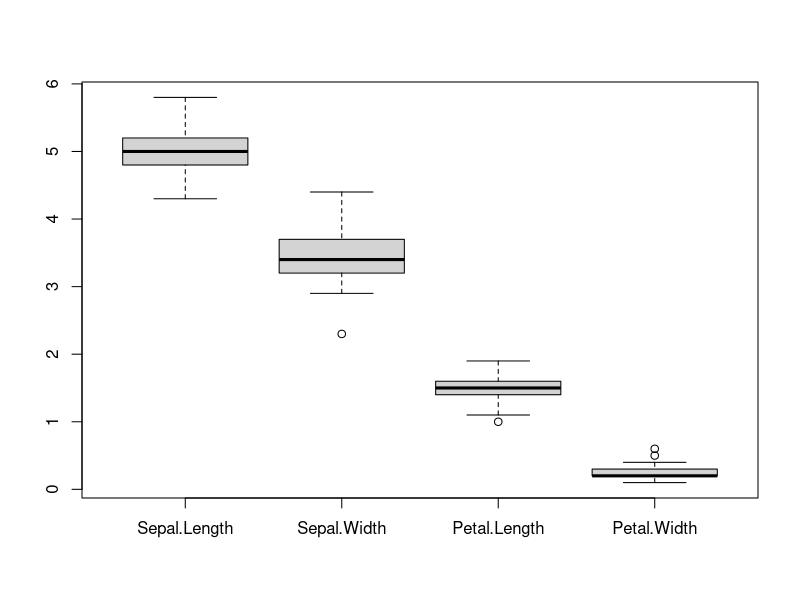
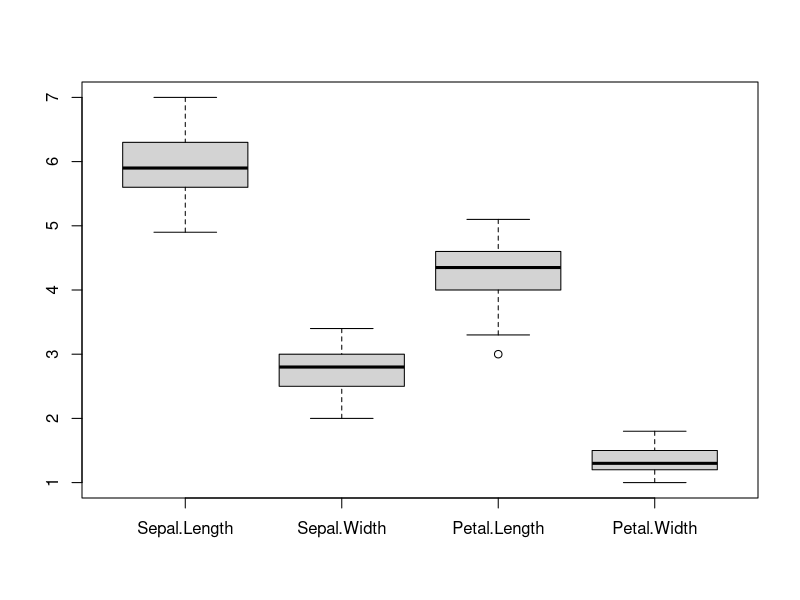
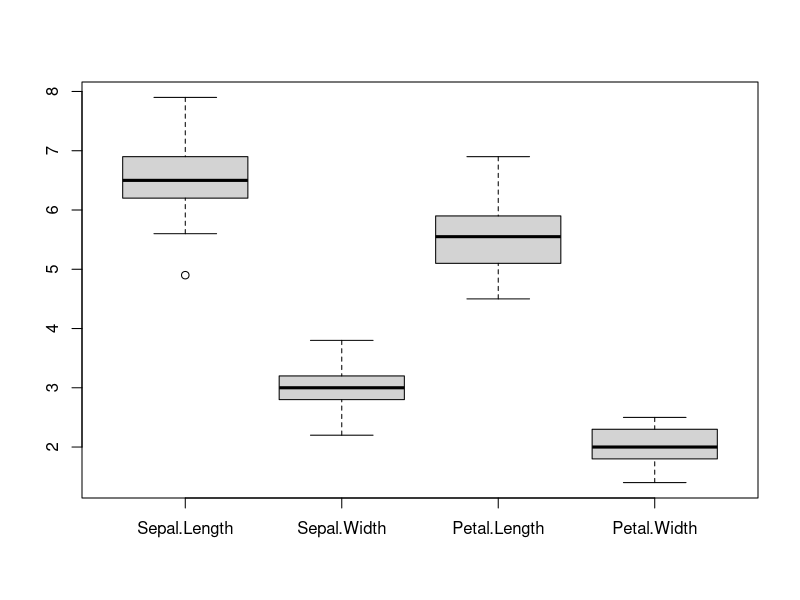
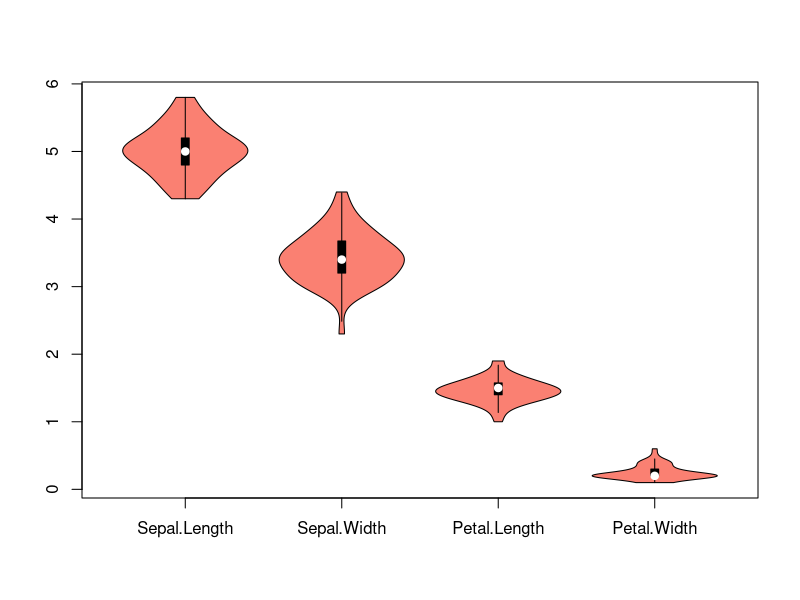
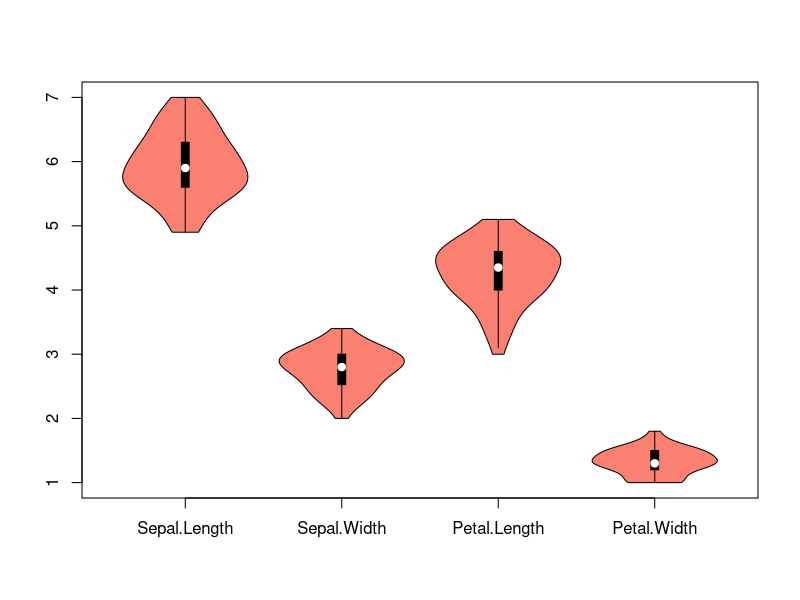
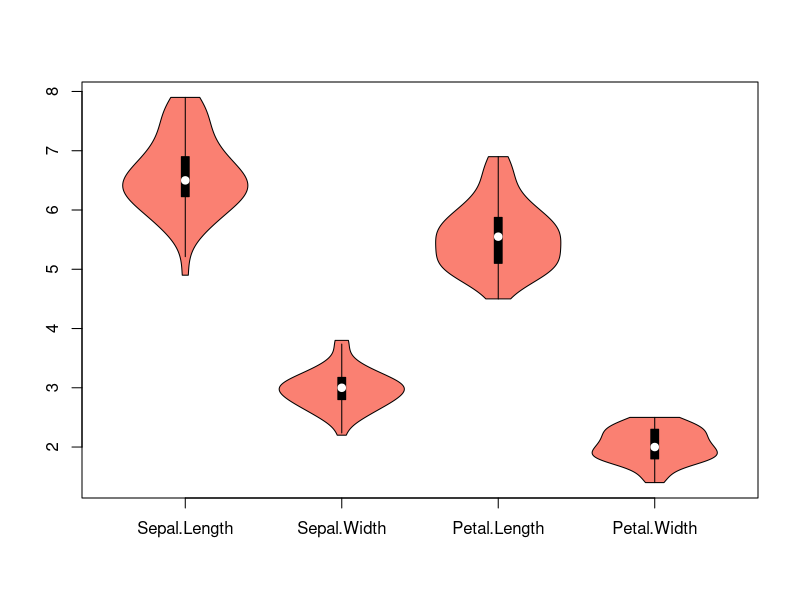
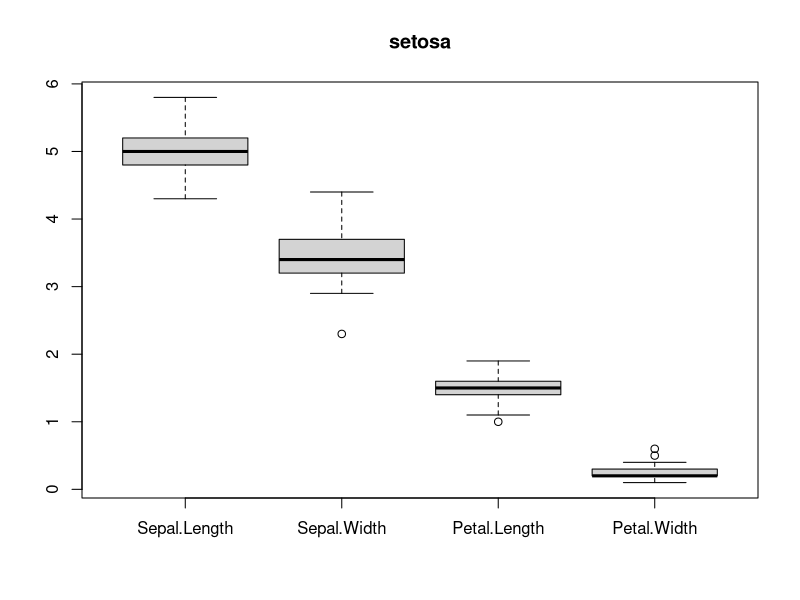
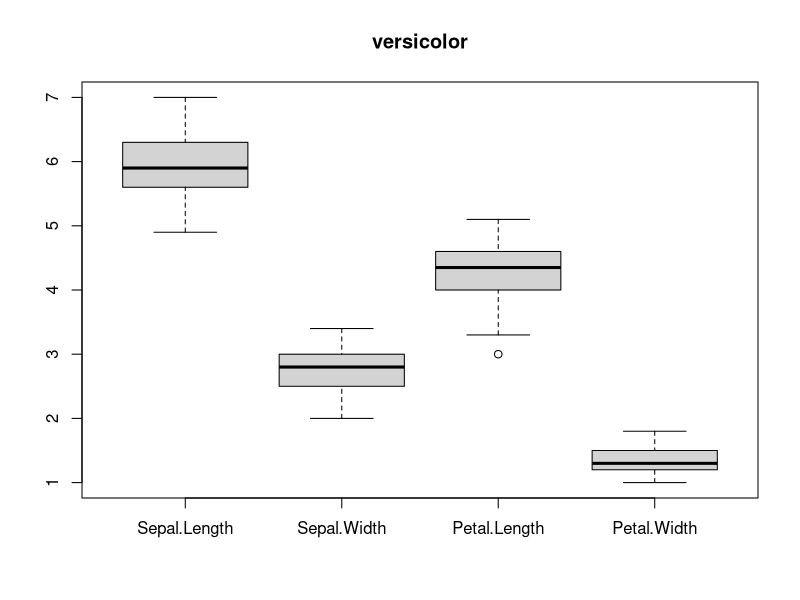

These figures' R source, in order:
## ---- chunk 1
minhaMat<- matrix(c(6,112,5,545,34,113, 9, 546,923, 114, 34,
  547,5 ,115 ,76 ,548 ,0 ,116 ,2 ,549), byrow=T,ncol=4)
## ---- chunk 2
rowMeans(minhaMat)
#alternativamente:
#apply(minhaMat,1,mean)
## ---- chunk 3
colMeans(minhaMat)
#alternativamente:
#apply(minhaMat,2,mean)
## ---- chunk 4
minhaMat <- apply(minhaMat, 2,sort)
## ---- chunk 5
apply(minhaMat,c(1,2),"%%",10)
## ---- chunk 6
#lapply
(l<-lapply(mtcars,min))

#sapply
(s<-sapply(mtcars,min))

#mapply
(m<-mapply(mtcars,FUN=min))

## ---- chunk 7
lista.objetos <- list(l=l,s=s,m=m)
## ---- chunk 8
classes <- sapply(lista.objetos, FUN=class)
## ---- chunk 9
classes
## ---- chunk 10
f<- numeric(0)
## Tempo de execução com família apply:
inicio <- Sys.time()
a<-apply(mtcars,2,min)
class(a)
tempo.apply<-Sys.time() - inicio
## Tempo de execução com estruturas de controle:
inicio <- Sys.time()
for(i in 1:11){
  f<-append(f,min(mtcars[,i]))
}
class(f)
(Sys.time() - inicio) - tempo.apply

## ---- chunk 11
inicio<- Sys.time()
mapply(x=c(10:1),y=c("A","F"),FUN=function(x,y){
  list(rep(y,x))
})
tempo.apply <- Sys.time() - inicio
## ---- chunk 12
x=c(10:1)
names(x)<- 10:1
y=c("A","F")
mapply(x,y,FUN=function(x,y){
  list(rep(y,x))
},USE.NAMES = T)
## ---- chunk 13
#estrutura de controle
lista <- list()
inicio <- Sys.time()
for(i in 10:1){
  if(i%%2==0)
    lista[[i]] <- rep("F",times=i)
  else
    lista[[i]] <- rep("A",times=i)
}
lista
(Sys.time() - inicio) - tempo.apply
## ---- chunk 14
inicio <- Sys.time()
apply(Titanic,2,sum)
tempo.apply <- Sys.time() - inicio
## ---- chunk 15
inicio <- Sys.time()
apply(Titanic,c(2,4),sum)
tempo.apply <- tempo.apply + (Sys.time() - inicio)
## ---- chunk 16
inicio <- Sys.time()
apply(Titanic,c(2,3),sum)
tempo.apply <- tempo.apply + (Sys.time() - inicio)
## ---- chunk 17
inicio <- Sys.time()
t<-numeric(2)
names(t)<- c("Male","Female")
for(sx in 1:2) t[sx]<- sum(Titanic[1:4,sx,1:2,1:2])
t

t<-matrix(nrow=2,ncol=2)
colnames(t)<- c("No","Yes")
rownames(t)<- c("Male","Female")
for(sx in 1:2){
  for(v in 1:2)
    t[sx,v]<- sum(Titanic[1:4,sx,1:2,v])
}
t

t<-matrix(nrow=2,ncol=2)
colnames(t)<- c("Child","Adult")
rownames(t)<- c("Male","Female")
for(sx in 1:2){
  for(i in 1:2)
    t[sx,i]<- sum(Titanic[1:4,sx,i,1:2])
}
t
(Sys.time() - inicio) - tempo.apply
## ---- chunk 18
primeira <- matrix(38:66, 3)
segunda <- matrix(56:91, 3)
terceira <- matrix(82:145, 3)
quarta <- matrix(46:93, 5)
lista.obj<-list(primeira, segunda, terceira, 
quarta)
## ---- chunk 19
inicio <- Sys.time()
lapply(lista.obj,FUN= function(x) x[,2] )
tempo.apply<-Sys.time() - inicio
## ---- chunk 20
inicio <- Sys.time()
lapply(lista.obj, FUN= function(x) x[3,])
tempo.apply<- tempo.apply + (Sys.time() - inicio)
## ---- chunk 21
inicio <- Sys.time()
for(i in 1:4){
  print(lista.obj[[i]][,2])
}
for(i in 1:4){
  print(lista.obj[[i]][3,])
}
(Sys.time() - inicio)-tempo.apply
## ---- chunk 22
rm(a)
## ---- chunk 23
inicio <- Sys.time()
a <- by(iris[-5], iris$Species, FUN=boxplot)
tempo.apply <- Sys.time() - inicio
#esse a recebendo o by esconde as caracteristicas do boxplot que,
#por algum motivo, ele imprime quando se usa o by
## ---- chunk 24
library(vioplot)
## ---- chunk 25
inicio <- Sys.time()
a<-by(iris[-5], INDICES=iris$Species, FUN=vioplot,col="salmon",)
tempo.apply <- tempo.apply + (Sys.time() - inicio)
## ---- chunk 26
inicio <- Sys.time()
#boxplot
for(i in unique(iris$Species)){
  boxplot(iris[iris$Species==i,-5], main=i)
}
#violin plot
for(i in unique(iris$Species)){
  vioplot(iris[iris$Species==i,-5], main=i, col="salmon")
}
(Sys.time() - inicio) - tempo.apply
## ---- chunk 27
inicio <- Sys.time()
nn<-!sapply(iris,FUN=is.numeric)
tempo.apply <- (Sys.time() - inicio)
## ---- chunk 28
levels(iris[,nn])
## ---- chunk 29
unique(iris[,nn])
## ---- chunk 30
inicio <- Sys.time()
for(i in 1:5){
  nn[i]<- !is.numeric(iris[,i])
}
(Sys.time() - inicio)-tempo.apply
## ---- chunk 31
data(diamonds, package="ggplot2")
## ---- chunk 32
inicio <- Sys.time()
!sapply(diamonds,FUN=is.numeric)
tempo.apply <- Sys.time() - inicio
## ---- chunk 33
inicio <- Sys.time()
sapply(diamonds[10000:11000,c(8,9,10)],mean)
tempo.apply <- (Sys.time() - inicio) + tempo.apply
## ---- chunk 34
medias <- round(sapply(diamonds[10000:11000,c(8,9,10)],mean),1)
## ---- chunk 35
sort(medias)
## ---- chunk 36

nn<- logical(0)
inicio <- Sys.time()
#variaveis nao numericas
for(i in 1:10){
  nn<-append(nn,!is.numeric(diamonds[,i]))
}
names(diamonds[,nn])
#medias de x y e z nas linhas 10 mil a 1,1 mil
for(i in 8:10){
  print(mean(diamonds[10000:11000,i]))
}
(Sys.time()-inicio) - tempo.apply
## ---- chunk 37
inicio<- Sys.time()
aggregate(x=mtcars[1:10], by=list(mtcars$carb), FUN=median)
tempo.apply<- Sys.time() - inicio
## ---- chunk 38
aggregate(. ~ carb,data=mtcars, FUN=median)
## ---- chunk 39
carbs <- sort(unique(mtcars$carb))
tabela <- matrix(ncol=10,nrow=6)
rownames(tabela)<- as.character(carbs)
colnames(tabela)<-names(mtcars)[-11]
inicio <- Sys.time()
for(i in 1:10){
  for(j in 1:6){
    tabela[j,i] <- median(mtcars[mtcars$carb==carbs[j],i])
  }
}
tabela
(Sys.time() - inicio) - tempo.apply
## ---- chunk 40
X<- matrix(rnorm(214),ncol=2)
y<- rnorm(107)
t1<- function(n=1E20){
  system.time(t(X)%*%y)
}
#multiplicacao de matrizes do R
system.time(t1(),gcFirst = T)
t2<- function(n=1E20){
  system.time(crossprod(X,y))
}
#funcao crossproduct
system.time(t2(),gcFirst = T)
